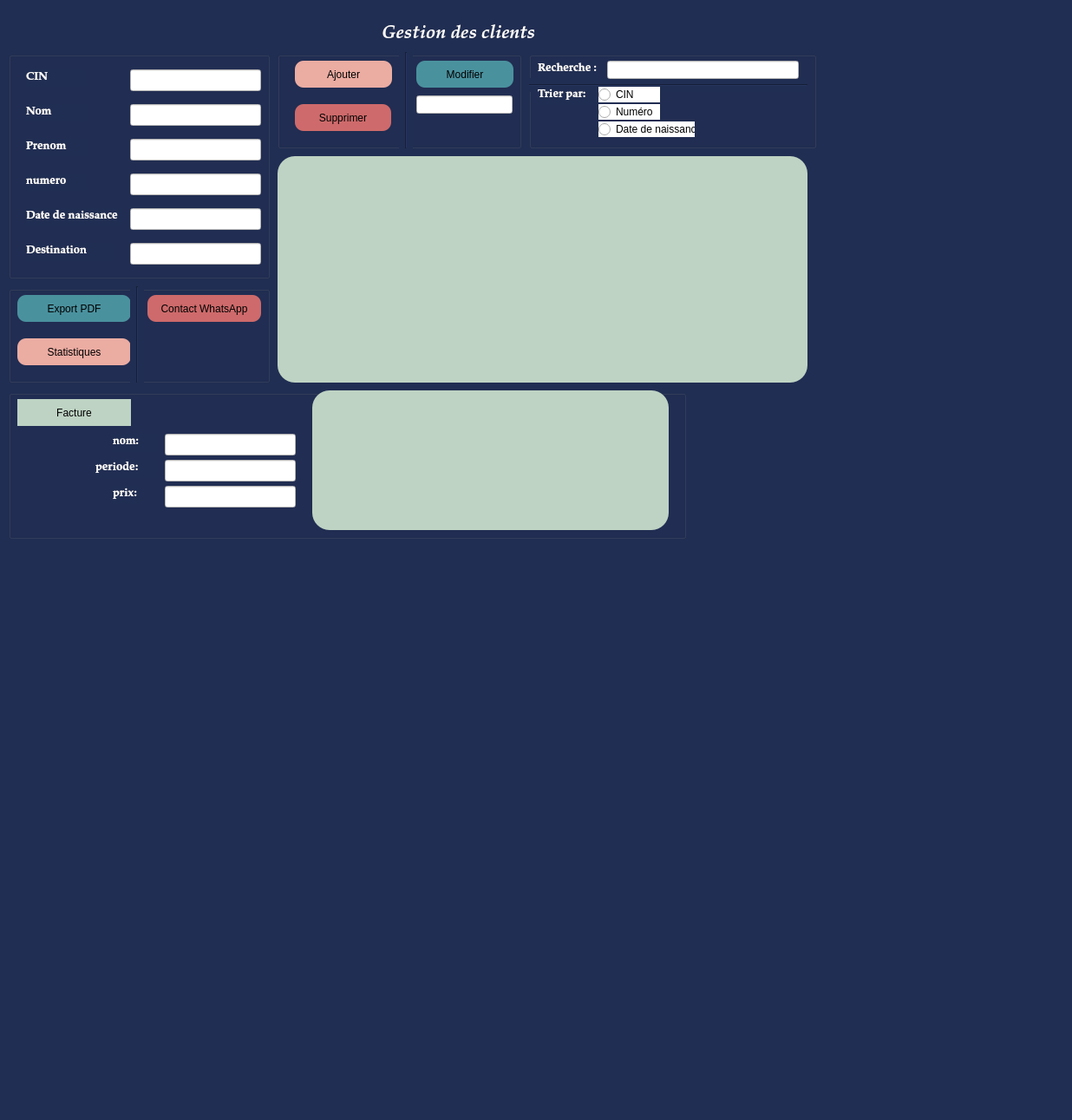
<?xml version="1.0" encoding="UTF-8"?>
<ui version="4.0">
 <class>gestion_client</class>
 <widget class="QWidget" name="gestion_client">
  <property name="geometry">
   <rect>
    <x>0</x>
    <y>0</y>
    <width>1236</width>
    <height>1291</height>
   </rect>
  </property>
  <property name="windowTitle">
   <string>Form</string>
  </property>
  <property name="styleSheet">
   <string notr="true">background-color:rgb(33,46,83);
</string>
  </property>
  <widget class="QGroupBox" name="groupBox_5">
   <property name="geometry">
    <rect>
     <x>10</x>
     <y>450</y>
     <width>781</width>
     <height>171</height>
    </rect>
   </property>
   <property name="title">
    <string/>
   </property>
   <widget class="QPushButton" name="pb_facture_client">
    <property name="geometry">
     <rect>
      <x>10</x>
      <y>10</y>
      <width>131</width>
      <height>31</height>
     </rect>
    </property>
    <property name="styleSheet">
     <string notr="true">background-color: rgb(190,211,195);
border-radius:20px;</string>
    </property>
    <property name="text">
     <string>Facture</string>
    </property>
   </widget>
   <widget class="QLineEdit" name="lineEdit_name">
    <property name="geometry">
     <rect>
      <x>180</x>
      <y>50</y>
      <width>151</width>
      <height>25</height>
     </rect>
    </property>
    <property name="styleSheet">
     <string notr="true">color: rgb(0, 0, 0);
background-color: rgb(255, 255, 255);</string>
    </property>
   </widget>
   <widget class="QLabel" name="datenaiss_24">
    <property name="geometry">
     <rect>
      <x>120</x>
      <y>50</y>
      <width>51</width>
      <height>21</height>
     </rect>
    </property>
    <property name="font">
     <font>
      <family>Palatino Linotype</family>
      <pointsize>10</pointsize>
     </font>
    </property>
    <property name="text">
     <string>&lt;html&gt;&lt;head/&gt;&lt;body&gt;&lt;p&gt;&lt;span style=&quot; font-weight:600; color:#ffffff;&quot;&gt;nom:&lt;/span&gt;&lt;/p&gt;&lt;/body&gt;&lt;/html&gt;</string>
    </property>
   </widget>
   <widget class="QLabel" name="datenaiss_25">
    <property name="geometry">
     <rect>
      <x>100</x>
      <y>80</y>
      <width>71</width>
      <height>21</height>
     </rect>
    </property>
    <property name="font">
     <font>
      <family>Palatino Linotype</family>
      <pointsize>10</pointsize>
     </font>
    </property>
    <property name="text">
     <string>&lt;html&gt;&lt;head/&gt;&lt;body&gt;&lt;p&gt;&lt;span style=&quot; font-weight:600; color:#ffffff;&quot;&gt;periode:&lt;/span&gt;&lt;/p&gt;&lt;/body&gt;&lt;/html&gt;</string>
    </property>
   </widget>
   <widget class="QLineEdit" name="lineEdit_periode">
    <property name="geometry">
     <rect>
      <x>180</x>
      <y>80</y>
      <width>151</width>
      <height>25</height>
     </rect>
    </property>
    <property name="styleSheet">
     <string notr="true">color: rgb(0, 0, 0);
background-color: rgb(255, 255, 255);</string>
    </property>
   </widget>
   <widget class="QLineEdit" name="lineEdit_prix">
    <property name="geometry">
     <rect>
      <x>180</x>
      <y>110</y>
      <width>151</width>
      <height>25</height>
     </rect>
    </property>
    <property name="styleSheet">
     <string notr="true">color: rgb(0, 0, 0);
background-color: rgb(255, 255, 255);</string>
    </property>
   </widget>
   <widget class="QLabel" name="datenaiss_26">
    <property name="geometry">
     <rect>
      <x>120</x>
      <y>110</y>
      <width>31</width>
      <height>21</height>
     </rect>
    </property>
    <property name="font">
     <font>
      <family>Palatino Linotype</family>
      <pointsize>10</pointsize>
     </font>
    </property>
    <property name="text">
     <string>&lt;html&gt;&lt;head/&gt;&lt;body&gt;&lt;p&gt;&lt;span style=&quot; font-weight:600; color:#ffffff;&quot;&gt;prix:&lt;/span&gt;&lt;/p&gt;&lt;/body&gt;&lt;/html&gt;</string>
    </property>
   </widget>
   <widget class="QLabel" name="nomentit_4">
    <property name="geometry">
     <rect>
      <x>420</x>
      <y>0</y>
      <width>191</width>
      <height>41</height>
     </rect>
    </property>
    <property name="font">
     <font>
      <family>Palatino Linotype</family>
      <pointsize>16</pointsize>
      <weight>75</weight>
      <italic>true</italic>
      <bold>true</bold>
     </font>
    </property>
    <property name="layoutDirection">
     <enum>Qt::LeftToRight</enum>
    </property>
    <property name="text">
     <string>Gestion des clients</string>
    </property>
   </widget>
  </widget>
  <widget class="QTableView" name="tableView">
   <property name="geometry">
    <rect>
     <x>320</x>
     <y>180</y>
     <width>611</width>
     <height>261</height>
    </rect>
   </property>
   <property name="styleSheet">
    <string notr="true">background-color: rgb(190,211,195);
border-radius:20px;</string>
   </property>
  </widget>
  <widget class="QGroupBox" name="groupBox_3">
   <property name="geometry">
    <rect>
     <x>10</x>
     <y>60</y>
     <width>301</width>
     <height>261</height>
    </rect>
   </property>
   <property name="title">
    <string/>
   </property>
   <widget class="QLineEdit" name="lineEdit_cin">
    <property name="geometry">
     <rect>
      <x>140</x>
      <y>20</y>
      <width>151</width>
      <height>25</height>
     </rect>
    </property>
    <property name="styleSheet">
     <string notr="true">color: rgb(0, 0, 0);
background-color: rgb(255, 255, 255);</string>
    </property>
   </widget>
   <widget class="QLineEdit" name="lineEdit_nom">
    <property name="geometry">
     <rect>
      <x>140</x>
      <y>60</y>
      <width>151</width>
      <height>25</height>
     </rect>
    </property>
    <property name="styleSheet">
     <string notr="true">color: rgb(0, 0, 0);
background-color: rgb(255, 255, 255);
</string>
    </property>
   </widget>
   <widget class="QLineEdit" name="lineEdit_prenom">
    <property name="geometry">
     <rect>
      <x>140</x>
      <y>100</y>
      <width>151</width>
      <height>25</height>
     </rect>
    </property>
    <property name="styleSheet">
     <string notr="true">color: rgb(0, 0, 0);
background-color: rgb(255, 255, 255);</string>
    </property>
   </widget>
   <widget class="QLineEdit" name="lineEdit_numero">
    <property name="geometry">
     <rect>
      <x>140</x>
      <y>140</y>
      <width>151</width>
      <height>25</height>
     </rect>
    </property>
    <property name="styleSheet">
     <string notr="true">color: rgb(0, 0, 0);
background-color: rgb(255, 255, 255);</string>
    </property>
   </widget>
   <widget class="QLineEdit" name="lineEdit_date">
    <property name="geometry">
     <rect>
      <x>140</x>
      <y>180</y>
      <width>151</width>
      <height>25</height>
     </rect>
    </property>
    <property name="styleSheet">
     <string notr="true">color: rgb(0, 0, 0);
background-color: rgb(255, 255, 255);</string>
    </property>
   </widget>
   <widget class="QLineEdit" name="lineEdit_destination">
    <property name="geometry">
     <rect>
      <x>140</x>
      <y>220</y>
      <width>151</width>
      <height>25</height>
     </rect>
    </property>
    <property name="styleSheet">
     <string notr="true">color: rgb(0, 0, 0);
background-color: rgb(255, 255, 255);</string>
    </property>
   </widget>
   <widget class="QLabel" name="cin_5">
    <property name="geometry">
     <rect>
      <x>20</x>
      <y>20</y>
      <width>69</width>
      <height>20</height>
     </rect>
    </property>
    <property name="font">
     <font>
      <family>Palatino Linotype</family>
      <pointsize>10</pointsize>
     </font>
    </property>
    <property name="text">
     <string>&lt;html&gt;&lt;head/&gt;&lt;body&gt;&lt;p&gt;&lt;span style=&quot; font-weight:600; color:#ffffff;&quot;&gt;CIN&lt;/span&gt;&lt;/p&gt;&lt;/body&gt;&lt;/html&gt;</string>
    </property>
   </widget>
   <widget class="QLabel" name="nom_5">
    <property name="geometry">
     <rect>
      <x>20</x>
      <y>60</y>
      <width>71</width>
      <height>20</height>
     </rect>
    </property>
    <property name="font">
     <font>
      <family>Palatino Linotype</family>
      <pointsize>10</pointsize>
     </font>
    </property>
    <property name="text">
     <string>&lt;html&gt;&lt;head/&gt;&lt;body&gt;&lt;p&gt;&lt;span style=&quot; font-weight:600; color:#ffffff;&quot;&gt;Nom&lt;/span&gt;&lt;/p&gt;&lt;/body&gt;&lt;/html&gt;</string>
    </property>
   </widget>
   <widget class="QLabel" name="prenom_5">
    <property name="geometry">
     <rect>
      <x>20</x>
      <y>100</y>
      <width>71</width>
      <height>20</height>
     </rect>
    </property>
    <property name="font">
     <font>
      <family>Palatino Linotype</family>
      <pointsize>10</pointsize>
     </font>
    </property>
    <property name="text">
     <string>&lt;html&gt;&lt;head/&gt;&lt;body&gt;&lt;p&gt;&lt;span style=&quot; font-weight:600; color:#ffffff;&quot;&gt;Prenom&lt;/span&gt;&lt;/p&gt;&lt;/body&gt;&lt;/html&gt;</string>
    </property>
   </widget>
   <widget class="QLabel" name="email_5">
    <property name="geometry">
     <rect>
      <x>20</x>
      <y>140</y>
      <width>69</width>
      <height>20</height>
     </rect>
    </property>
    <property name="font">
     <font>
      <family>Palatino Linotype</family>
      <pointsize>10</pointsize>
     </font>
    </property>
    <property name="text">
     <string>&lt;html&gt;&lt;head/&gt;&lt;body&gt;&lt;p&gt;&lt;span style=&quot; font-weight:600; color:#ffffff;&quot;&gt;numero&lt;/span&gt;&lt;/p&gt;&lt;/body&gt;&lt;/html&gt;</string>
    </property>
   </widget>
   <widget class="QLabel" name="datenaiss_33">
    <property name="geometry">
     <rect>
      <x>20</x>
      <y>180</y>
      <width>111</width>
      <height>21</height>
     </rect>
    </property>
    <property name="font">
     <font>
      <family>Palatino Linotype</family>
      <pointsize>10</pointsize>
     </font>
    </property>
    <property name="text">
     <string>&lt;html&gt;&lt;head/&gt;&lt;body&gt;&lt;p&gt;&lt;span style=&quot; font-weight:600; color:#ffffff;&quot;&gt;Date de naissance&lt;/span&gt;&lt;/p&gt;&lt;/body&gt;&lt;/html&gt;</string>
    </property>
   </widget>
   <widget class="QLabel" name="dest_5">
    <property name="geometry">
     <rect>
      <x>20</x>
      <y>220</y>
      <width>101</width>
      <height>21</height>
     </rect>
    </property>
    <property name="font">
     <font>
      <family>Palatino Linotype</family>
      <pointsize>10</pointsize>
     </font>
    </property>
    <property name="text">
     <string>&lt;html&gt;&lt;head/&gt;&lt;body&gt;&lt;p&gt;&lt;span style=&quot; font-weight:600; color:#ffffff;&quot;&gt;Destination&lt;/span&gt;&lt;/p&gt;&lt;/body&gt;&lt;/html&gt;</string>
    </property>
   </widget>
  </widget>
  <widget class="QTableView" name="tableView_2">
   <property name="geometry">
    <rect>
     <x>360</x>
     <y>450</y>
     <width>411</width>
     <height>161</height>
    </rect>
   </property>
   <property name="styleSheet">
    <string notr="true">background-color: rgb(190,211,195);
border-radius:20px;</string>
   </property>
  </widget>
  <widget class="QGroupBox" name="groupBox_4">
   <property name="geometry">
    <rect>
     <x>610</x>
     <y>60</y>
     <width>331</width>
     <height>111</height>
    </rect>
   </property>
   <property name="title">
    <string/>
   </property>
   <widget class="Line" name="line_16">
    <property name="geometry">
     <rect>
      <x>0</x>
      <y>30</y>
      <width>321</width>
      <height>16</height>
     </rect>
    </property>
    <property name="orientation">
     <enum>Qt::Horizontal</enum>
    </property>
   </widget>
   <widget class="QLabel" name="datenaiss_34">
    <property name="geometry">
     <rect>
      <x>10</x>
      <y>10</y>
      <width>71</width>
      <height>21</height>
     </rect>
    </property>
    <property name="font">
     <font>
      <family>Palatino Linotype</family>
      <pointsize>10</pointsize>
     </font>
    </property>
    <property name="text">
     <string>&lt;html&gt;&lt;head/&gt;&lt;body&gt;&lt;p&gt;&lt;span style=&quot; font-weight:600; color:#ffffff;&quot;&gt;Recherche :&lt;/span&gt;&lt;/p&gt;&lt;/body&gt;&lt;/html&gt;</string>
    </property>
   </widget>
   <widget class="QLineEdit" name="lineEdit_rech_cin">
    <property name="geometry">
     <rect>
      <x>90</x>
      <y>10</y>
      <width>221</width>
      <height>21</height>
     </rect>
    </property>
    <property name="styleSheet">
     <string notr="true">color: rgb(0, 0, 0);
background-color: rgb(255, 255, 255);</string>
    </property>
   </widget>
   <widget class="QLabel" name="datenaiss_35">
    <property name="geometry">
     <rect>
      <x>10</x>
      <y>40</y>
      <width>71</width>
      <height>21</height>
     </rect>
    </property>
    <property name="font">
     <font>
      <family>Palatino Linotype</family>
      <pointsize>10</pointsize>
     </font>
    </property>
    <property name="text">
     <string>&lt;html&gt;&lt;head/&gt;&lt;body&gt;&lt;p&gt;&lt;span style=&quot; font-weight:600; color:#ffffff;&quot;&gt;Trier par:&lt;/span&gt;&lt;/p&gt;&lt;/body&gt;&lt;/html&gt;</string>
    </property>
   </widget>
   <widget class="QRadioButton" name="radioButton_num">
    <property name="geometry">
     <rect>
      <x>80</x>
      <y>60</y>
      <width>71</width>
      <height>18</height>
     </rect>
    </property>
    <property name="styleSheet">
     <string notr="true">color: rgb(0, 0, 0);
background-color: rgb(255, 255, 255);</string>
    </property>
    <property name="text">
     <string>Numéro</string>
    </property>
   </widget>
   <widget class="QRadioButton" name="radioButton_cin">
    <property name="geometry">
     <rect>
      <x>80</x>
      <y>40</y>
      <width>71</width>
      <height>18</height>
     </rect>
    </property>
    <property name="styleSheet">
     <string notr="true">color: rgb(0, 0, 0);
background-color: rgb(255, 255, 255);</string>
    </property>
    <property name="text">
     <string>CIN</string>
    </property>
   </widget>
   <widget class="QRadioButton" name="radioButton_date">
    <property name="geometry">
     <rect>
      <x>80</x>
      <y>80</y>
      <width>111</width>
      <height>18</height>
     </rect>
    </property>
    <property name="styleSheet">
     <string notr="true">color: rgb(0, 0, 0);
background-color: rgb(255, 255, 255);</string>
    </property>
    <property name="text">
     <string>Date de naissance</string>
    </property>
   </widget>
  </widget>
  <widget class="QLabel" name="nomentit">
   <property name="geometry">
    <rect>
     <x>440</x>
     <y>20</y>
     <width>241</width>
     <height>41</height>
    </rect>
   </property>
   <property name="font">
    <font>
     <family>Palatino Linotype</family>
     <pointsize>16</pointsize>
     <weight>75</weight>
     <italic>true</italic>
     <bold>true</bold>
    </font>
   </property>
   <property name="layoutDirection">
    <enum>Qt::LeftToRight</enum>
   </property>
   <property name="text">
    <string>&lt;html&gt;&lt;head/&gt;&lt;body&gt;&lt;p&gt;&lt;span style=&quot; color:#ffffff;&quot;&gt;Gestion des clients&lt;/span&gt;&lt;/p&gt;&lt;/body&gt;&lt;/html&gt;</string>
   </property>
  </widget>
  <widget class="QGroupBox" name="groupBox_2">
   <property name="geometry">
    <rect>
     <x>10</x>
     <y>330</y>
     <width>301</width>
     <height>111</height>
    </rect>
   </property>
   <property name="title">
    <string/>
   </property>
   <widget class="QPushButton" name="pb_stat_client">
    <property name="geometry">
     <rect>
      <x>10</x>
      <y>60</y>
      <width>131</width>
      <height>31</height>
     </rect>
    </property>
    <property name="styleSheet">
     <string notr="true">border-radius:10px;
background-color: rgb(235,172,162);
color: rgb(0, 0, 0);</string>
    </property>
    <property name="text">
     <string>Statistiques</string>
    </property>
   </widget>
   <widget class="QPushButton" name="pb_PDF_client">
    <property name="geometry">
     <rect>
      <x>10</x>
      <y>10</y>
      <width>131</width>
      <height>31</height>
     </rect>
    </property>
    <property name="styleSheet">
     <string notr="true">background-color: rgb(74,145,158);
color: rgb(0, 0, 0);
border-radius:10px;</string>
    </property>
    <property name="text">
     <string>Export PDF</string>
    </property>
   </widget>
   <widget class="Line" name="line_17">
    <property name="geometry">
     <rect>
      <x>140</x>
      <y>0</y>
      <width>16</width>
      <height>111</height>
     </rect>
    </property>
    <property name="orientation">
     <enum>Qt::Vertical</enum>
    </property>
   </widget>
   <widget class="QPushButton" name="pb_whatsapp_client">
    <property name="geometry">
     <rect>
      <x>160</x>
      <y>10</y>
      <width>131</width>
      <height>31</height>
     </rect>
    </property>
    <property name="styleSheet">
     <string notr="true">color: rgb(0, 0, 0);
background-color: rgb(206,106,107);
border-radius:10px;</string>
    </property>
    <property name="text">
     <string>Contact WhatsApp</string>
    </property>
   </widget>
  </widget>
  <widget class="QGroupBox" name="groupBox">
   <property name="geometry">
    <rect>
     <x>320</x>
     <y>60</y>
     <width>281</width>
     <height>111</height>
    </rect>
   </property>
   <property name="title">
    <string/>
   </property>
   <widget class="QLineEdit" name="lineEdit_num_modif">
    <property name="geometry">
     <rect>
      <x>160</x>
      <y>50</y>
      <width>111</width>
      <height>21</height>
     </rect>
    </property>
    <property name="styleSheet">
     <string notr="true">color: rgb(0, 0, 0);
background-color: rgb(255, 255, 255);</string>
    </property>
   </widget>
   <widget class="QPushButton" name="pb_ajouter_client">
    <property name="geometry">
     <rect>
      <x>20</x>
      <y>10</y>
      <width>112</width>
      <height>31</height>
     </rect>
    </property>
    <property name="styleSheet">
     <string notr="true">border-radius:10px;
background-color: rgb(235,172,162);
color: rgb(0, 0, 0);</string>
    </property>
    <property name="text">
     <string>Ajouter</string>
    </property>
   </widget>
   <widget class="QPushButton" name="pb_supprimer_client">
    <property name="geometry">
     <rect>
      <x>20</x>
      <y>60</y>
      <width>111</width>
      <height>31</height>
     </rect>
    </property>
    <property name="styleSheet">
     <string notr="true">color: rgb(0, 0, 0);
background-color: rgb(206,106,107);
border-radius:10px;</string>
    </property>
    <property name="text">
     <string>Supprimer</string>
    </property>
   </widget>
   <widget class="QPushButton" name="pb_modifier_client">
    <property name="geometry">
     <rect>
      <x>160</x>
      <y>10</y>
      <width>112</width>
      <height>31</height>
     </rect>
    </property>
    <property name="styleSheet">
     <string notr="true">background-color: rgb(74,145,158);
color: rgb(0, 0, 0);
border-radius:10px;
</string>
    </property>
    <property name="text">
     <string>Modifier</string>
    </property>
   </widget>
   <widget class="Line" name="line_18">
    <property name="geometry">
     <rect>
      <x>140</x>
      <y>0</y>
      <width>16</width>
      <height>111</height>
     </rect>
    </property>
    <property name="orientation">
     <enum>Qt::Vertical</enum>
    </property>
   </widget>
  </widget>
 </widget>
 <resources/>
 <connections/>
</ui>
